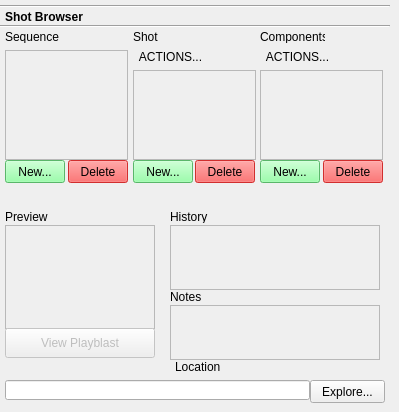
    <widget class="QWidget" name="shotBrowserTab">
     <attribute name="title">
      <string>Shot Browser</string>
     </attribute>
     <widget class="Line" name="shotBrowser_topLine">
      <property name="geometry">
       <rect>
        <x>0</x>
        <y>5</y>
        <width>390</width>
        <height>3</height>
       </rect>
      </property>
      <property name="orientation">
       <enum>Qt::Horizontal</enum>
      </property>
     </widget>
     <widget class="Line" name="shotBrowser_BottomLine">
      <property name="geometry">
       <rect>
        <x>0</x>
        <y>25</y>
        <width>390</width>
        <height>3</height>
       </rect>
      </property>
      <property name="orientation">
       <enum>Qt::Horizontal</enum>
      </property>
     </widget>
     <widget class="QLabel" name="shotBrowserLabel">
      <property name="geometry">
       <rect>
        <x>5</x>
        <y>10</y>
        <width>95</width>
        <height>13</height>
       </rect>
      </property>
      <property name="font">
       <font>
        <weight>75</weight>
        <bold>true</bold>
       </font>
      </property>
      <property name="text">
       <string>Shot Browser</string>
      </property>
     </widget>
     <widget class="QLabel" name="sequenceLabel">
      <property name="geometry">
       <rect>
        <x>5</x>
        <y>30</y>
        <width>60</width>
        <height>13</height>
       </rect>
      </property>
      <property name="text">
       <string>Sequence</string>
      </property>
     </widget>
     <widget class="QLabel" name="shotLabel">
      <property name="geometry">
       <rect>
        <x>133</x>
        <y>30</y>
        <width>46</width>
        <height>13</height>
       </rect>
      </property>
      <property name="text">
       <string>Shot</string>
      </property>
     </widget>
     <widget class="QLabel" name="shotBrowser_componentsLabel">
      <property name="geometry">
       <rect>
        <x>260</x>
        <y>30</y>
        <width>65</width>
        <height>13</height>
       </rect>
      </property>
      <property name="text">
       <string>Components</string>
      </property>
     </widget>
     <widget class="QScrollArea" name="shotBrowser_seqScrollList">
      <property name="geometry">
       <rect>
        <x>5</x>
        <y>50</y>
        <width>123</width>
        <height>110</height>
       </rect>
      </property>
      <property name="widgetResizable">
       <bool>true</bool>
      </property>
      <widget class="QWidget" name="scrollAreaWidgetContents_14">
       <property name="geometry">
        <rect>
         <x>0</x>
         <y>0</y>
         <width>119</width>
         <height>106</height>
        </rect>
       </property>
      </widget>
     </widget>
     <widget class="QScrollArea" name="shotBrowser_shotScrollList">
      <property name="geometry">
       <rect>
        <x>133</x>
        <y>70</y>
        <width>123</width>
        <height>90</height>
       </rect>
      </property>
      <property name="widgetResizable">
       <bool>true</bool>
      </property>
      <widget class="QWidget" name="scrollAreaWidgetContents_15">
       <property name="geometry">
        <rect>
         <x>0</x>
         <y>0</y>
         <width>119</width>
         <height>86</height>
        </rect>
       </property>
      </widget>
     </widget>
     <widget class="QScrollArea" name="shotBrowser_componentsScrollList">
      <property name="geometry">
       <rect>
        <x>260</x>
        <y>70</y>
        <width>123</width>
        <height>90</height>
       </rect>
      </property>
      <property name="widgetResizable">
       <bool>true</bool>
      </property>
      <widget class="QWidget" name="scrollAreaWidgetContents_16">
       <property name="geometry">
        <rect>
         <x>0</x>
         <y>0</y>
         <width>119</width>
         <height>86</height>
        </rect>
       </property>
      </widget>
     </widget>
     <widget class="QPushButton" name="shotBrowser_shotActionsBtn">
      <property name="geometry">
       <rect>
        <x>133</x>
        <y>45</y>
        <width>75</width>
        <height>23</height>
       </rect>
      </property>
      <property name="text">
       <string>ACTIONS...</string>
      </property>
      <property name="flat">
       <bool>true</bool>
      </property>
     </widget>
     <widget class="QPushButton" name="shotBrowser_componentsActionsBtn">
      <property name="geometry">
       <rect>
        <x>260</x>
        <y>45</y>
        <width>75</width>
        <height>23</height>
       </rect>
      </property>
      <property name="text">
       <string>ACTIONS...</string>
      </property>
      <property name="flat">
       <bool>true</bool>
      </property>
     </widget>
     <widget class="QPushButton" name="shotBrowser_seqNewBtn">
      <property name="geometry">
       <rect>
        <x>5</x>
        <y>160</y>
        <width>60</width>
        <height>23</height>
       </rect>
      </property>
      <property name="styleSheet">
       <string notr="true">color: rgb(0, 0, 0);
background-color: rgb(126, 255, 148);</string>
      </property>
      <property name="text">
       <string>New...</string>
      </property>
     </widget>
     <widget class="QPushButton" name="shotBrowser_seqDelBtn">
      <property name="enabled">
       <bool>false</bool>
      </property>
      <property name="geometry">
       <rect>
        <x>68</x>
        <y>160</y>
        <width>60</width>
        <height>23</height>
       </rect>
      </property>
      <property name="font">
       <font>
        <weight>50</weight>
        <bold>false</bold>
       </font>
      </property>
      <property name="styleSheet">
       <string notr="true">color: rgb(0, 0, 0);
background-color: rgb(255, 56, 56);</string>
      </property>
      <property name="text">
       <string>Delete</string>
      </property>
     </widget>
     <widget class="QPushButton" name="shotBrowser_componentsDelBtn">
      <property name="enabled">
       <bool>false</bool>
      </property>
      <property name="geometry">
       <rect>
        <x>323</x>
        <y>160</y>
        <width>60</width>
        <height>23</height>
       </rect>
      </property>
      <property name="font">
       <font>
        <weight>50</weight>
        <bold>false</bold>
       </font>
      </property>
      <property name="styleSheet">
       <string notr="true">color: rgb(0, 0, 0);
background-color: rgb(255, 56, 56);</string>
      </property>
      <property name="text">
       <string>Delete</string>
      </property>
     </widget>
     <widget class="QPushButton" name="shotBrowser_shotNewBtn">
      <property name="geometry">
       <rect>
        <x>133</x>
        <y>160</y>
        <width>60</width>
        <height>23</height>
       </rect>
      </property>
      <property name="styleSheet">
       <string notr="true">color: rgb(0, 0, 0);
background-color: rgb(126, 255, 148);</string>
      </property>
      <property name="text">
       <string>New...</string>
      </property>
     </widget>
     <widget class="QPushButton" name="shotBrowser_shotDelBtn">
      <property name="enabled">
       <bool>false</bool>
      </property>
      <property name="geometry">
       <rect>
        <x>195</x>
        <y>160</y>
        <width>60</width>
        <height>23</height>
       </rect>
      </property>
      <property name="font">
       <font>
        <weight>50</weight>
        <bold>false</bold>
       </font>
      </property>
      <property name="styleSheet">
       <string notr="true">color: rgb(0, 0, 0);
background-color: rgb(255, 56, 56);</string>
      </property>
      <property name="text">
       <string>Delete</string>
      </property>
     </widget>
     <widget class="QPushButton" name="shotBrowser_componentsNewBtn">
      <property name="geometry">
       <rect>
        <x>260</x>
        <y>160</y>
        <width>60</width>
        <height>23</height>
       </rect>
      </property>
      <property name="styleSheet">
       <string notr="true">color: rgb(0, 0, 0);
background-color: rgb(126, 255, 148);</string>
      </property>
      <property name="text">
       <string>New...</string>
      </property>
     </widget>
     <widget class="QLabel" name="shotBrowser_locationLabel">
      <property name="geometry">
       <rect>
        <x>175</x>
        <y>360</y>
        <width>46</width>
        <height>13</height>
       </rect>
      </property>
      <property name="text">
       <string>Location</string>
      </property>
     </widget>
     <widget class="QLineEdit" name="shotBrowser_locationPathTextBox">
      <property name="geometry">
       <rect>
        <x>5</x>
        <y>380</y>
        <width>305</width>
        <height>20</height>
       </rect>
      </property>
     </widget>
     <widget class="QPushButton" name="shotBrowser_exploreBtn">
      <property name="geometry">
       <rect>
        <x>310</x>
        <y>380</y>
        <width>75</width>
        <height>23</height>
       </rect>
      </property>
      <property name="text">
       <string>Explore...</string>
      </property>
     </widget>
     <widget class="QLabel" name="shotBrowser_historyLabel">
      <property name="geometry">
       <rect>
        <x>170</x>
        <y>210</y>
        <width>46</width>
        <height>13</height>
       </rect>
      </property>
      <property name="text">
       <string>History</string>
      </property>
     </widget>
     <widget class="QScrollArea" name="shotBrowser_historyScrollList">
      <property name="geometry">
       <rect>
        <x>170</x>
        <y>225</y>
        <width>210</width>
        <height>65</height>
       </rect>
      </property>
      <property name="widgetResizable">
       <bool>true</bool>
      </property>
      <widget class="QWidget" name="scrollAreaWidgetContents_17">
       <property name="geometry">
        <rect>
         <x>0</x>
         <y>0</y>
         <width>206</width>
         <height>61</height>
        </rect>
       </property>
      </widget>
     </widget>
     <widget class="QLabel" name="shotBrowser_notesLabel">
      <property name="geometry">
       <rect>
        <x>170</x>
        <y>290</y>
        <width>46</width>
        <height>13</height>
       </rect>
      </property>
      <property name="text">
       <string>Notes</string>
      </property>
     </widget>
     <widget class="QScrollArea" name="shotBrowser_notesScrollList">
      <property name="geometry">
       <rect>
        <x>170</x>
        <y>305</y>
        <width>210</width>
        <height>55</height>
       </rect>
      </property>
      <property name="widgetResizable">
       <bool>true</bool>
      </property>
      <widget class="QWidget" name="scrollAreaWidgetContents_18">
       <property name="geometry">
        <rect>
         <x>0</x>
         <y>0</y>
         <width>206</width>
         <height>51</height>
        </rect>
       </property>
      </widget>
     </widget>
     <widget class="QPushButton" name="shotBrowser_viewPBBtn">
      <property name="enabled">
       <bool>false</bool>
      </property>
      <property name="geometry">
       <rect>
        <x>5</x>
        <y>328</y>
        <width>150</width>
        <height>30</height>
       </rect>
      </property>
      <property name="text">
       <string>View Playblast</string>
      </property>
     </widget>
     <widget class="QFrame" name="shotBrowser_previewFrame">
      <property name="geometry">
       <rect>
        <x>5</x>
        <y>225</y>
        <width>150</width>
        <height>104</height>
       </rect>
      </property>
      <property name="frameShape">
       <enum>QFrame::StyledPanel</enum>
      </property>
      <property name="frameShadow">
       <enum>QFrame::Raised</enum>
      </property>
     </widget>
     <widget class="QLabel" name="shotBrowser_previewLabel">
      <property name="geometry">
       <rect>
        <x>5</x>
        <y>210</y>
        <width>46</width>
        <height>13</height>
       </rect>
      </property>
      <property name="text">
       <string>Preview</string>
      </property>
     </widget>
     <zorder>shotBrowser_previewFrame</zorder>
     <zorder>shotBrowser_topLine</zorder>
     <zorder>shotBrowser_BottomLine</zorder>
     <zorder>shotBrowserLabel</zorder>
     <zorder>sequenceLabel</zorder>
     <zorder>shotLabel</zorder>
     <zorder>shotBrowser_componentsLabel</zorder>
     <zorder>shotBrowser_seqScrollList</zorder>
     <zorder>shotBrowser_shotScrollList</zorder>
     <zorder>shotBrowser_componentsScrollList</zorder>
     <zorder>shotBrowser_shotActionsBtn</zorder>
     <zorder>shotBrowser_componentsActionsBtn</zorder>
     <zorder>shotBrowser_seqNewBtn</zorder>
     <zorder>shotBrowser_seqDelBtn</zorder>
     <zorder>shotBrowser_componentsDelBtn</zorder>
     <zorder>shotBrowser_shotNewBtn</zorder>
     <zorder>shotBrowser_shotDelBtn</zorder>
     <zorder>shotBrowser_componentsNewBtn</zorder>
     <zorder>shotBrowser_locationLabel</zorder>
     <zorder>shotBrowser_locationPathTextBox</zorder>
     <zorder>shotBrowser_exploreBtn</zorder>
     <zorder>shotBrowser_historyLabel</zorder>
     <zorder>shotBrowser_historyScrollList</zorder>
     <zorder>shotBrowser_notesLabel</zorder>
     <zorder>shotBrowser_notesScrollList</zorder>
     <zorder>shotBrowser_previewLabel</zorder>
     <zorder>shotBrowser_viewPBBtn</zorder>
    </widget>
